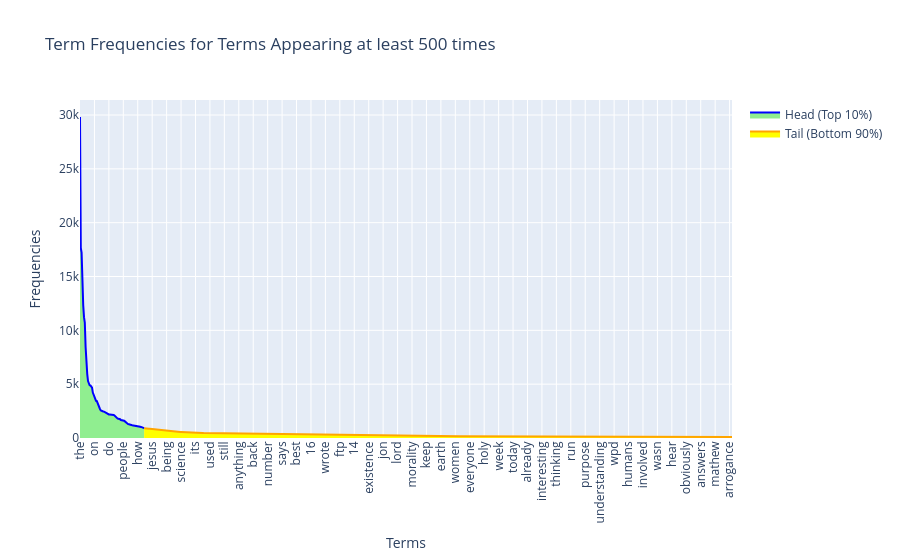

Source (notebook cell):
### Markdown cell above
### >>> **Exercise 14 (take home):** 
Additionally, you can attempt to sort the terms on the `x-axis` by frequency instead of in alphabetical order. This way the visualization is more meaninfgul and you will be able to observe the so called [long tail](https://en.wikipedia.org/wiki/Long_tail) (get familiar with this term since it will appear a lot in data mining and other statistics courses). see picture below

![alt txt](https://upload.wikimedia.org/wikipedia/commons/thumb/8/8a/Long_tail.svg/1000px-Long_tail.svg.png)

### Code cell
# Answer here
X_index = np.where(term_frequencies >= 100)[0] # 1000只是個範例，可以根據需求調整

data = {
    'x_data': count_vect.get_feature_names_out()[X_index],
    'y_data': term_frequencies[X_index]
}


df = pd.DataFrame(data)

df.sort_values(by='y_data', ascending=False, inplace=True) # 將資料依照y_data排序
# 定義分界點
head_tail_point = int(len(X_index)*0.1) # 10%作為head的分界點
fig = go.Figure()
fig.add_trace(go.Scatter(x=df['x_data'][:head_tail_point], 
                         y=df['y_data'][:head_tail_point],
                         mode='lines',
                         fill='tozeroy',
                         fillcolor='lightgreen',
                         name='Head (Top 10%)',
                         marker=dict(color='blue', size=8)))
fig.add_trace(go.Scatter(x=df['x_data'][head_tail_point-1:],
                         y=df['y_data'][head_tail_point-1:],
                         mode='lines',
                         fill='tozeroy',
                         fillcolor='yellow',
                         name='Tail (Bottom 90%)',
                         marker=dict(color='orange', size=6, opacity=0.5)))
fig.update_layout(title='Term Frequencies for Terms Appearing at least 500 times',
                  xaxis_title='Terms', yaxis_title='Frequencies', xaxis_tickangle=-90)
fig.show()

### Figure 1 — Plotly figure (JSON) as saved in the notebook; plotly's stock layout.template omitted (floating-point values rounded to 4 significant figures; data arrays with more than 128 entries replaced by an {"elided": "..."} marker saying what was removed)
{"data": [{"fill": "tozeroy", "fillcolor": "lightgreen", "marker": {"color": "blue", "size": 8}, "mode": "lines", "name": "Head (Top 10%)", "type": "scatter", "x": ["the", "of", "to", "and", "is", "in", "that", "it", "you", "for", "not", "this", "be", "from", "are", "edu", "have", "as", "on", "with", "but", "or", "if", "was", "can", "we", "there", "by", "what", "subject", "they", "an", "lines", "one", "he", "god", "do", "organization", "at", "re", "com", "about", "my", "all", "would", "will", "so", "some", "your", "no", "who", "has", "any", "writes", "people", "which", "me", "article", "don", "his", "more", "other", "know", "when", "think", "their", "like", "university", "does", "out", "just", "only", "how", "also", "been", "than", "were", "then", "time", "because", "them"], "y": [29825, 17660, 17222, 13017, 12343, 11226, 10723, 8447, 6157, 5962, 5285, 5063, 4898, 4877, 4769, 4675, 4218, 4015, 3709, 3655, 3453, 3432, 3208, 3020, 2818, 2674, 2556, 2548, 2472, 2464, 2448, 2393, 2353, 2312, 2232, 2216, 2193, 2192, 2191, 2186, 2172, 2148, 2143, 2093, 2000, 1925, 1912, 1802, 1793, 1791, 1742, 1671, 1669, 1645, 1604, 1599, 1543, 1453, 1400, 1318, 1286, 1278, 1230, 1215, 1213, 1184, 1177, 1170, 1151, 1142, 1130, 1127, 1100, 1090, 1068, 1045, 1028, 989, 959, 952, 914]}, {"fill": "tozeroy", "fillcolor": "yellow", "marker": {"color": "orange", "opacity": 0.5, "size": 6}, "mode": "lines", "name": "Tail (Bottom 90%)", "type": "scatter", "x": {"elided": "734 str values"}, "y": {"elided": "734 int values"}}], "layout": {"title": {"text": "Term Frequencies for Terms Appearing at least 500 times"}, "xaxis": {"tickangle": -90, "title": {"text": "Terms"}}, "yaxis": {"title": {"text": "Frequencies"}}}}
